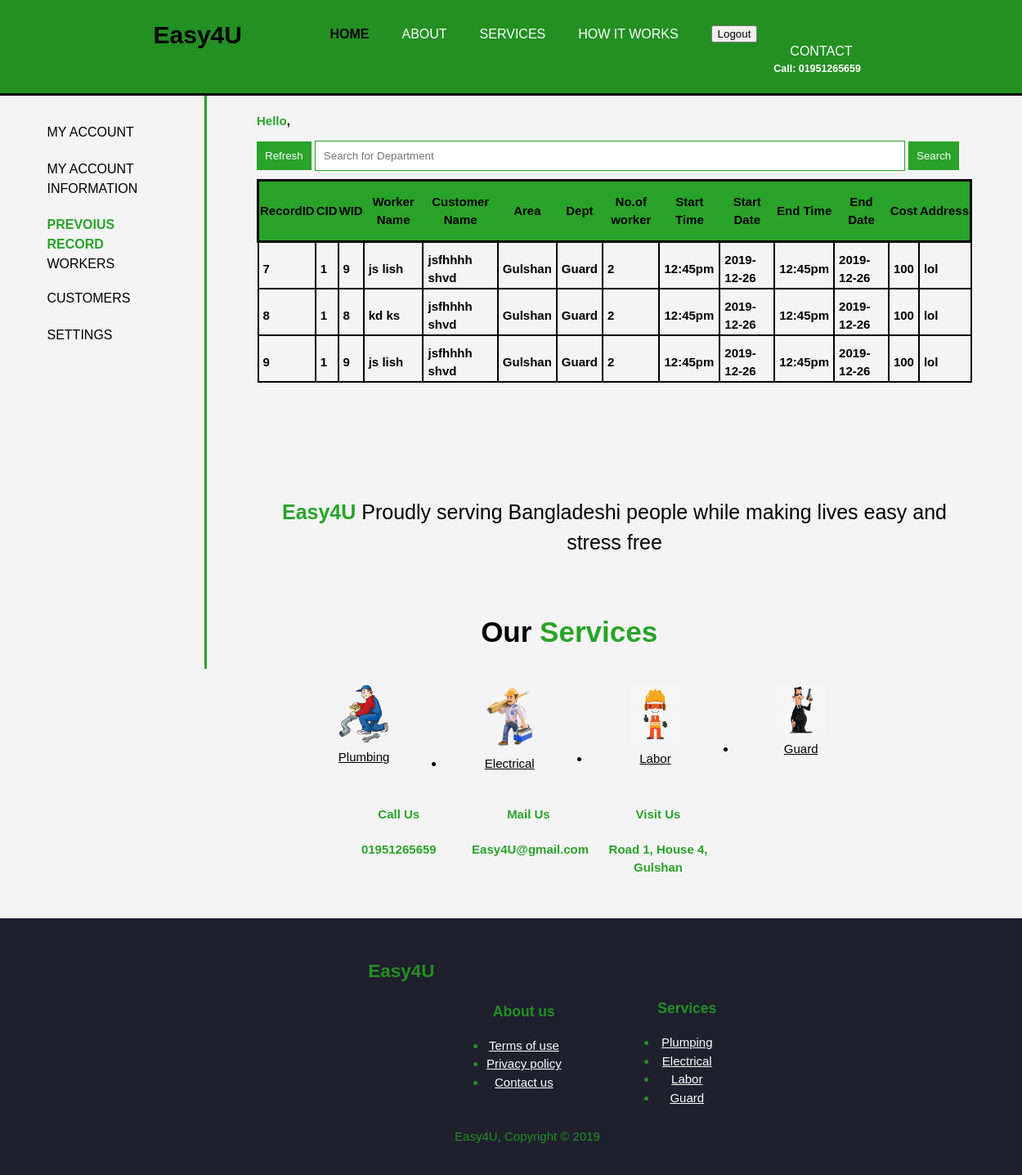
Page /PreviousRecordEmployee.php on the committed database.
### tables this page shows
CREATE TABLE `history` (
  `RecordID` int(127) NOT NULL,
  `CID` int(127) NOT NULL,
  `WID` int(127) NOT NULL,
  `workerName` varchar(127) NOT NULL,
  `customerName` varchar(127) NOT NULL,
  `area` varchar(127) NOT NULL,
  `dept` varchar(127) NOT NULL,
  `noOfWorker` int(11) NOT NULL,
  `startTime` varchar(127) NOT NULL,
  `startDate` varchar(127) NOT NULL,
  `endTime` varchar(127) NOT NULL,
  `endDate` varchar(127) NOT NULL,
  `cost` int(127) NOT NULL,
  `address` varchar(127) NOT NULL
);

### PreviousRecordEmployee.php (the view, shortened to what this page needs)
<?php
include "includes/db_connect.inc.php";
$username = $_SESSION['userName'];
$perPage = 3;
  $a = 1;
  $startingRow = ($a-1) * $perPage;
if(isset($_POST['searchButton'])){
    $st = $_POST['search'];
    $sql = "SELECT * FROM history
            WHERE RecordID LIKE '%$st%';";
    $result = mysqli_query($conn, $sql);
}
else{
  $sqlUserCheck="SELECT * FROM history LIMIT $startingRow, $perPage;";
  $result=mysqli_query($conn, $sqlUserCheck);
}
?>
<!DOCTYPE html>
<html>
<head>
  <link rel="stylesheet" href="./css/Home.css">
</head>
<body>
  <header>
    <div class="container">
       <form method="post" action="">
    <div id="branding">
          <h1><span class="highlight">Easy4U</span></h1>
        </div>
        <div id="upperRightBranding">
        <nav>
          <ul>
            <li><a href="">Contact</a></li>
            <h5>Call: 01951265659</h5>
          </ul>
        </nav>
        </div>
        <div id="upperLeft">
        <nav>
          <ul>
            <li><button type="submit" name="signout" id="logout">Logout</button></li>
          </ul>
        </nav>
        </div>
        <nav>
          <ul>
            <li class="current"><a href="Home.php">Home</a></li>
            <li><a href="">About</a></li>
            <li><a href="">Services</a></li>
            <li><a href="">How it works</a></li>
          </ul>
        </nav>
      </form>
    </div>
  </header>
<section id="CustomerSidebar">
      <div class="container">
        <form class="EmployeeSidebar">
        <nav>
          <ul>
            <div class="HireNowBorder">
            <li><a href="Employee.php">My Account</a></li><br><br>
          </div>
            <li><a href="EmployeeAccountInfo.php">My Account Information</a></li><br><br><br>
            <li class="current"><a href="PreviousRecordEmployee.php">Prevoius Record</a></li><br><br>
            <li><a href="loadWorkerEmployee.php">Workers</a></li><br><br>
            <li><a href="loadCustomerEmployee.php">Customers</a></li><br><br>
            <li><a href="EmployeeSetting.php">Settings</a></li><br><br>
          </ul>
        </nav>
      </form>
       </div>
     </section>
<form id="loadCustomer" action="PrevoiusRecord.php" method="post">
     <section id="Customerload">
       <div class="container">
             <h2><span class="highlight">Hello</span>, <?php echo $username ?> <h2>
              <button type="submit" id="refreshTable" class="Refresh" name="refreshTable"> Refresh </button>
              <input type="text" id="search" onkeyup="Search()" placeholder="Search for Department" name="search">
              <button type="submit" id="searchButton" class="search" name="searchButton"> Search </button>
              <table id="show" class="tableLayout" style="width: 100%">
                <thead>
                <th><h2>RecordID</h2></th>
                <th><h2>CID</h2></th>
                <th><h2>WID</h2></th>
                <th><h2>Worker Name</h2></th>
                <th><h2>Customer Name</h2></th>
                <th><h2>Area</h2></th>
                <th><h2>Dept</h2></th>
                <th><h2>No.of worker</h2></th>
                <th><h2>Start Time</h2></th>
                <th><h2>Start Date</h2></th>
                <th><h2>End Time</h2></th>
                <th><h2>End Date</h2></th>
                <th><h2>Cost</h2></th>
                <th><h2>Address</h2></th>
              </thead>
                <?php
                  while($row=mysqli_fetch_assoc($result))
                    {
                ?>
              <tr>
                <td><?php echo $row['RecordID']; ?></td>
                <td><?php echo $row['CID']; ?></td>
                <td><?php echo $row['WID']; ?></td>
                <td><?php echo $row['workerName']; ?></td>
                <td><?php echo $row['customerName']; ?></td>
                <td><?php echo $row['area']; ?></td>
                <td><?php echo $row['dept']; ?></td>
                <td><?php echo $row['noOfWorker']; ?></td>
                <td><?php echo $row['startTime']; ?></td>
                <td><?php echo $row['startDate']; ?></td>
                <td><?php echo $row['endTime']; ?></td>
                <td><?php echo $row['endDate']; ?></td>
                <td><?php echo $row['cost']; ?></td>
                <td><?php echo $row['address']; ?></td>
              </tr>
              <?php
                }
              ?>
              </table>
              <br><br><br>
     </section>
   </form>
        <section id="menuPara">
       <div class="container">
      <div id="branding">
          <p><span class="highlight">Easy4U</span> Proudly serving Bangladeshi people while making lives easy and stress free</p>
        </div>
       </div>
    </section>
    <section id="ourServices">
      <div class="container">
        <h2>Our <span class="highlight">Services</span></h2>
        <div class="service">
          <img src="./img/plumber.jpg">
          <nav>
            <ul>
              <li><a href="">Plumbing</a></li>
            </ul>
          </nav>
        </div>
        <div class="service">
          <img src="./img/electric.png">
          <nav>
            <ul>
              <li><a href="">Electrical</a></li>
            </ul>
          </nav>
        </div>
        <div class="service">
          <img src="./img/labor.jpg">
          <nav>
            <ul>
              <li><a href="">Labor</a></li>
            </ul>
          </nav>
        </div>
        <div class="service">
          <img src="./img/guard.jpg">
          <nav>
            <ul>
              <li><a href="">Guard</a></li>
            </ul>
          </nav>
        </div>
      </div>
    </section>
    <section id="contactlist">
      <div class="container">
        <div class="contact">
          <h4>Call Us</h4><er>
          <h4>01951265659</h4>
        </div>
        <div class="contact">
          <h4>Mail Us</h4><er>
          <h4>Easy4U@gmail.com</h4>
        </div>
        <div class="contact">
          <h4>Visit Us</h4><er>
          <h4>Road 1, House 4, Gulshan</h4>
        </div>
      </div>
    </section>
    <footer>
      <div class="container">
        <div class="Footer">
          <div id="FooterTitle">
          <h2>Easy4U</h2>
            </div>
          <div id="FooterAboutUs">
          <h3>About us</h3><er>
          <nav>
            <ul>
              <li><a href="">Terms of use</a></li>
              <li><a href="">Privacy policy</a></li>
              <li><a href="">Contact us</a></li>
            </ul>
          </nav>
        </div>
        </div>
        <div class="Footer">
          <div id="FooterService">
          <h3>Services</h3><er>
          <nav>
            <ul>
              <li><a href="">Plumping</a></li>
              <li><a href="">Electrical</a></li>
              <li><a href="">Labor</a></li>
              <li><a href="">Guard</a></li>
            </ul>
          </nav>
          </div>
        </div>
      </div>
      <p>Easy4U, Copyright &copy; 2019</p>
    </footer>
</body>
</html>

### css/Home.css (style rules this page uses)
body { font: 15px/1.5 Arial, Helvetica,sans-serif; padding:0; margin:0; background-color:#f4f4f4; }
.container { width:70%; margin:auto; overflow:hidden; }
ul { margin:0; padding:0; }
header { background:#239023; color:#ffffff; padding-top:20px; min-height:60px; border-bottom:#000000 3px solid; position: fixed; width: 100%; }
header a { color:#ffffff; text-decoration:none; text-transform: uppercase; font-size:16px; }
header li { float:left; display:inline; padding: 0 20px 0 20px; }
header #branding { float:left; }
header #branding h1 { margin:0; }
header nav { float:right; margin-top:10px; }
header .highlight, header .current a { color:#000000; font-weight:bold; }
footer { padding:20px; margin-top:20px; color:#239023; background-color:#1f1f2e; width: 100%; text-align: center; }
footer a { color: #ffffff; }
footer .Footer { float: left; text-align: center; padding: 10px; padding-left: 10%; }
footer #FooterService { padding-left: 20px; padding-top: 50px; }
footer #FooterAboutUs { float: center; padding-left: 300px; }
footer #FooterTitle { float: center; }
#menuPara { min-height:100px; text-align:center; color:#000000; margin-top:50px; }
#menuPara p { margin-top:10px; font-size:25px; }
#menuPara .highlight { color:#29a329; font-weight:bold; }
#ourServices { margin-top: 10px; margin-left: 20px; padding-left: 8%; }
#ourServices .service { float:left; text-align: center; width:20%; padding:10px; color: #000000; padding-top: 10px; }
#ourServices li { color: #000000; }
#ourServices a { color: #000000; }
#ourServices h2 { text-align: center; padding-right: 14%; font-size:35px; }
#ourServices .highlight { color:#29a329; font-weight:bold; }
#ourServices .service img { width: 60px; }
#contactlist { margin-top: 5px; margin-left: 10px; padding-left: 20%; }
#contactlist .contact { float:left; text-align: center; width:20%; padding:10px; color: #29a329; padding-top: 5px; }
#CustomerSidebar a { color:#000000; text-decoration:none; text-transform: uppercase; font-size:16px; }
#CustomerSidebar li { float:left; display:inline; padding: 0 20px 0 20px; }
#CustomerSidebar .current a { color:#29a329; font-weight:bold; }
#CustomerSidebar nav { margin-top: 50px; }
#CustomerSidebar { float: left; width: 20%; padding-bottom: 30%; background: ; border-right: #29a329 3px solid; padding-top: 100px; }
#loadCustomer { padding-top: 125px; }
#Customerload { width: 100%; align-items: left; margin-left: 0px; }
#Customerload h2 { font-size: 15px; }
#Customerload .tableLayout { text-align: center; border: 2px solid black; border-collapse: collapse; margin: 0 ; }
#Customerload .tableLayout td { border: 2px solid black; padding: 10px 5px 0; }
#Customerload .tableLayout td { text-align: left; }
#Customerload .Refresh, .search { margin-bottom: 10px; margin-top: px; background: #29a329; padding: 10px; border:0; color: #ffffff; }
#search { margin-bottom: 10px; width: 80%; margin-top: px; background: ; border: 1px solid #29a329; padding: 10px; }
.highlight { color:#29a329; font-weight:bold; }

### PreviousRecordEmployee.php (style rules this page uses)
table thead { background-color: #29a329; border: 3px solid black; }

### rows in the picture
history: RecordID "7", CID "1", WID "9", workerName "js lish", customerName "jsfhhhh shvd", area "Gulshan", dept "Guard", noOfWorker "2", startTime "12:45pm", startDate "2019-12-26", endTime "12:45pm", endDate "2019-12-26", cost "100", address "lol"
history: RecordID "8", CID "1", WID "8", workerName "kd ks", customerName "jsfhhhh shvd", area "Gulshan", dept "Guard", noOfWorker "2", startTime "12:45pm", startDate "2019-12-26", endTime "12:45pm", endDate "2019-12-26", cost "100", address "lol"
history: RecordID "9", CID "1", WID "9", workerName "js lish", customerName "jsfhhhh shvd", area "Gulshan", dept "Guard", noOfWorker "2", startTime "12:45pm", startDate "2019-12-26", endTime "12:45pm", endDate "2019-12-26", cost "100", address "lol"
